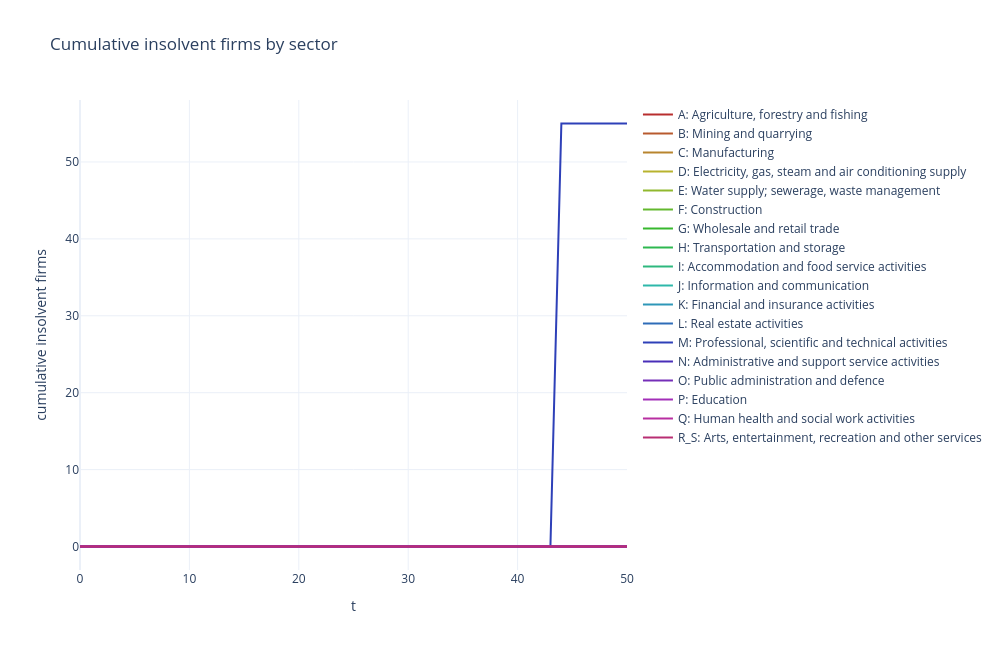

The notebook cell this image was saved under:
### Code cell
plot_cumulative_insolvent_firms_by_sector(df_base)
